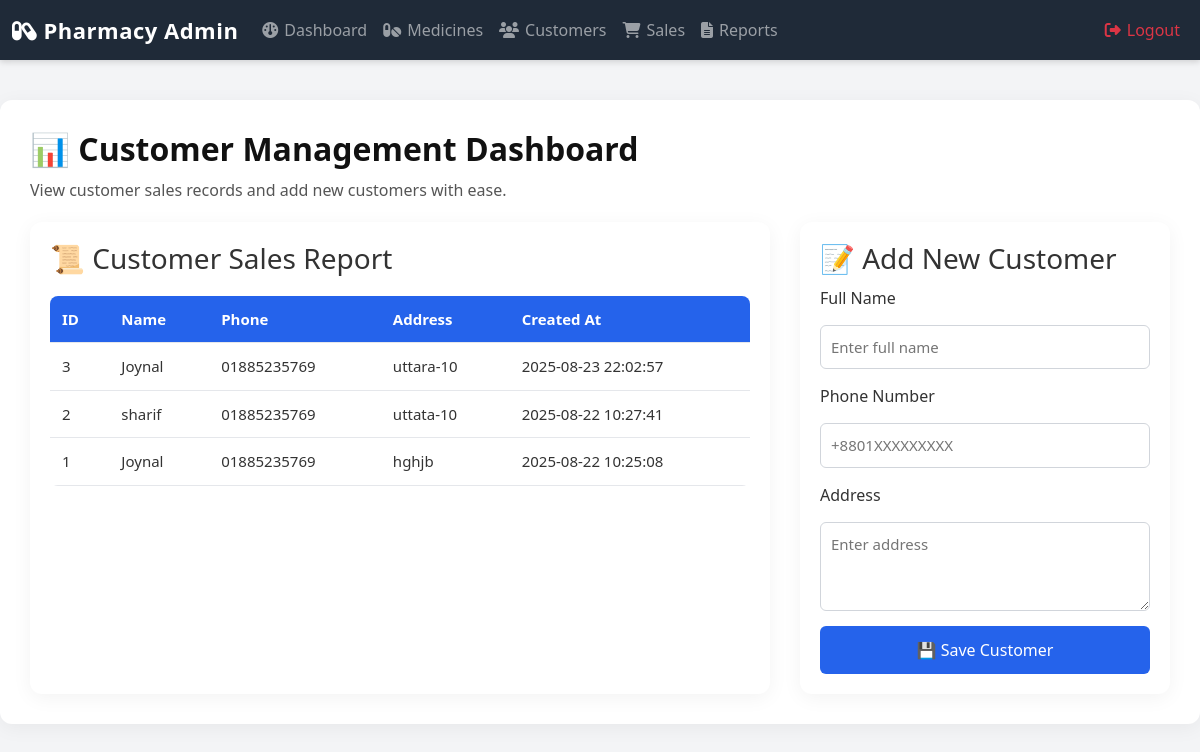
The page /pharmacy/customers.php on the database its author committed.
### tables this page shows
CREATE TABLE `customers` (
  `id` int(11) NOT NULL,
  `name` varchar(100) NOT NULL,
  `phone` varchar(20) NOT NULL,
  `address` varchar(255) NOT NULL,
  `created_at` timestamp NOT NULL DEFAULT current_timestamp()
);

### pharmacy/customers.php (the view, shortened to what this page needs)
<?php
require_once 'db.php';
$customers = [];
$query = "SELECT id, name, phone, address, created_at FROM customers ORDER BY created_at DESC";
if ($result = $conn->query($query)) {
    $customers = $result->fetch_all(MYSQLI_ASSOC);
}
?>
<?php include 'header.php'; ?>
<div class="container">
    <h2>📊 Customer Management Dashboard</h2>
    <p class="description">View customer sales records and add new customers with ease.</p>
    <div class="grid-container">
        <div class="sales-report">
            <h3>📜 Customer Sales Report</h3>
            <table>
                <thead>
                    <tr>
                        <th>ID</th>
                        <th>Name</th>
                        <th>Phone</th>
                        <th>Address</th>
                        <th>Created At</th>
                    </tr>
                </thead>
                <tbody>
                    <?php if (empty($customers)): ?>
                        <tr>
                            <td colspan="5" style="text-align:center;">No customers found.</td>
                        </tr>
                    <?php else: ?>
                        <?php foreach ($customers as $c): ?>
                            <tr>
                                <td><?= $c['id'] ?></td>
                                <td><?= htmlspecialchars($c['name']) ?></td>
                                <td><?= htmlspecialchars($c['phone']) ?></td>
                                <td><?= htmlspecialchars($c['address']) ?></td>
                                <td><?= $c['created_at'] ?></td>
                            </tr>
                        <?php endforeach; ?>
                    <?php endif; ?>
                </tbody>
            </table>
        </div>
        <div class="add-customer">
            <h3>📝 Add New Customer</h3>
            <form method="post" action="customers.php">
                <label for="name">Full Name</label>
                <input type="text" id="name" name="name" required placeholder="Enter full name">
                <label for="phone">Phone Number</label>
                <input type="text" id="phone" name="phone" pattern="\+?\d{10,15}" title="10–15 digits, may start with +" required placeholder="+8801XXXXXXXXX">
                <label for="address">Address</label>
                <textarea id="address" name="address" rows="3" maxlength="255" required placeholder="Enter address"></textarea>
                <button type="submit" name="add">💾 Save Customer</button>
            </form>
        </div>
    </div>
</div>

### pharmacy/header.php (style rules this page uses)
body { background-color: #f8f9fa; font-family: 'Segoe UI', Tahoma, Geneva, Verdana, sans-serif; margin: 0; padding: 0; }

### pharmacy/customers.php (style rules this page uses)
body { font-family: 'Segoe UI', Tahoma, Geneva, Verdana, sans-serif; background: #f3f4f6; margin: 0; padding: 0; color: #333; }
.container { max-width: 1200px; margin: 40px auto; padding: 30px; background: #fff; border-radius: 12px; box-shadow: 0 4px 20px rgba(0,0,0,0.05); }
h2 { margin-bottom: 10px; font-weight: 600; color: #111; }
p.description { margin-bottom: 20px; color: #555; }
.grid-container { display: grid; grid-template-columns: 2fr 1fr; gap: 30px; margin-top: 20px; }
.sales-report, .add-customer { background: #fff; padding: 20px; border-radius: 12px; box-shadow: 0 4px 20px rgba(0,0,0,0.05); transition: transform 0.2s; }
table { width: 100%; border-collapse: collapse; margin: 20px 0; font-size: 15px; background: #fff; border-radius: 8px; overflow: hidden; }
table thead { background: #2563eb; color: #fff; font-weight: bold; }
table th, table td { padding: 12px; border-bottom: 1px solid #e5e7eb; text-align: left; }
form { margin-top: 10px; display: flex; flex-direction: column; gap: 15px; }
form label { font-weight: 500; color: #333; }
form input, form textarea { padding: 10px; border: 1px solid #d1d5db; border-radius: 6px; font-size: 15px; width: 100%; transition: border 0.3s; }
form button { background: #2563eb; color: #fff; padding: 12px; border: none; border-radius: 6px; font-size: 16px; cursor: pointer; transition: background 0.3s; }

### rows shown on the page
customers: id "3", name "Joynal", phone "01885235769", address "uttara-10", created_at "2025-08-23 22:02:57"
customers: id "2", name "sharif", phone "01885235769", address "uttata-10", created_at "2025-08-22 10:27:41"
customers: id "1", name "Joynal", phone "01885235769", address "hghjb", created_at "2025-08-22 10:25:08"
